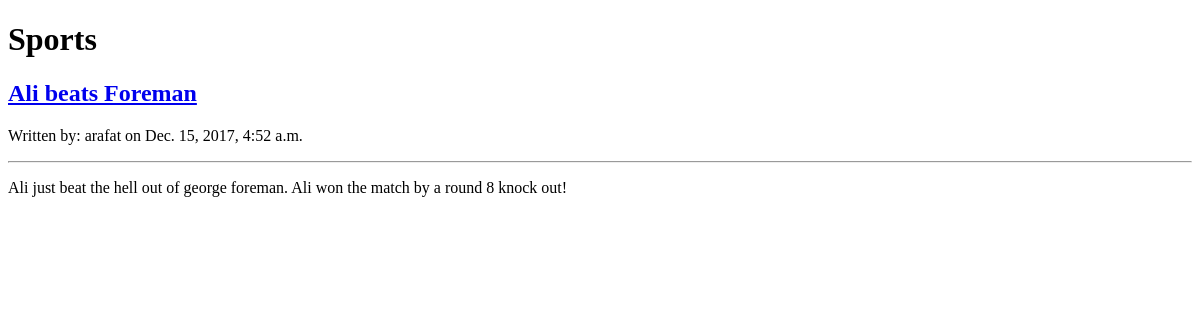
/blog/category/sports/, run on an earlier commit of the app's database.
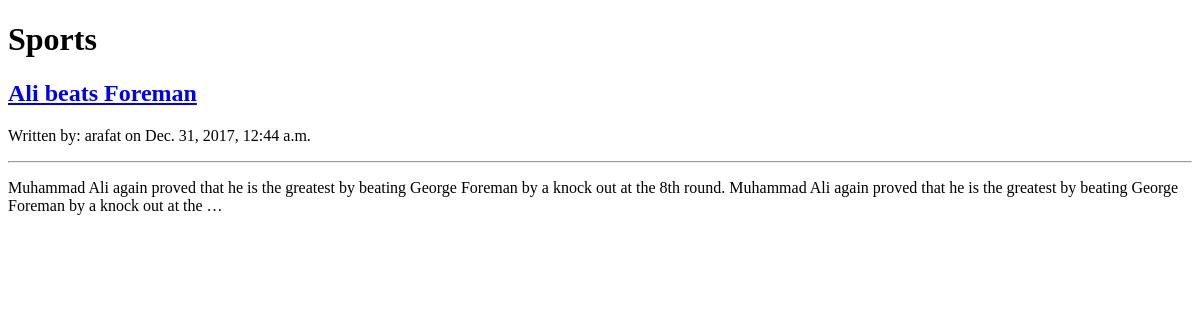
And on a later commit of the database.
### blog/models.py (models this page shows, shortened)
class Post(models.Model):
	STATUS_CHOICES = (
		('draft', 'Draft'),
		('published', 'Published'),
	)
	title = models.CharField(max_length=250)
	category = models.ForeignKey(Category)
	slug = models.SlugField(max_length=250, unique=True)
	content = models.TextField()
	seo_title = models.CharField(max_length=250)
	seo_description = models.CharField(max_length=250)
	author = models.ForeignKey(User, related_name='blog_posts')
	published = models.DateTimeField(default=timezone.now)
	created = models.DateTimeField(auto_now_add=True)
	updated = models.DateTimeField(auto_now=True)
	status = models.CharField(max_length=10, choices=STATUS_CHOICES, default='draft')
	def get_absolute_url(self):
		return reverse('blog:post_detail', args=[self.slug])

### blog/views.py (the view)
# urls.py: url(r'^category/(?P<category_slug>[-\w]+)/$', views.list_of_post_by_category, name='list_of_post_by_category'),
def list_of_post_by_category(request, category_slug):
	categories = Category.objects.all()
	post = Post.objects.filter(status='published')
	if category_slug:
		category = get_object_or_404(Category, slug=category_slug)
		post = post.filter(category=category)
	template = 'blog/category/list_of_post_by_category.html'
	context = {'categories':categories, 'post':post, 'category':category}
	return render(request, template, context)

### blog/templates/blog/category/list_of_post_by_category.html (shortened to what this page needs)
{% extends 'blog/base.html' %}
{% block content %}
	<h1>{{ category.name }}</h1>
	{% for posts in post %}
		<h2><a href="{{ posts.get_absolute_url }}">{{ posts.title }}</a></h2>
		<p>Written by: {{ posts.author }} on {{posts.published}}</p>
		<hr>
		{{posts.content|truncatewords:40|linebreaks}}
	{% endfor %}
{% endblock %}

What changed in the data, as far as the page shows it:
changed Post "Ali beats Foreman": published "Dec. 15, 2017, 4:52 a.m." → "Dec. 31, 2017, 12:44 a.m."; content "Ali just beat the hell out of george foreman. Ali won the match by a round 8 knock out!" → "Muhammad Ali again proved that he is the greatest by beating George Foreman by a knock out at the 8th round. Muhammad Ali again proved that he is the greatest by beating George Foreman by a knock out at the …"
